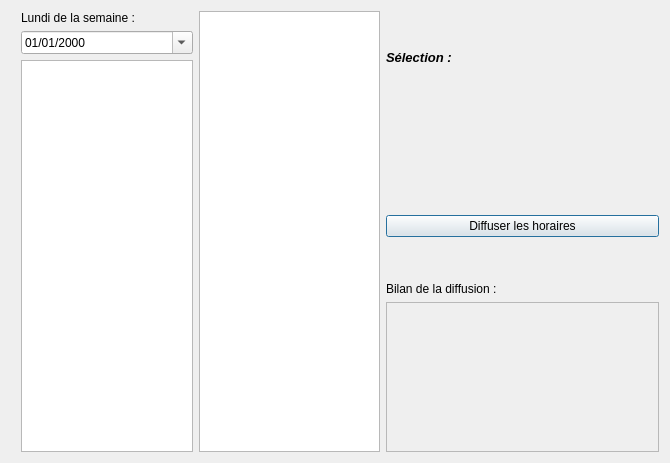
<?xml version="1.0" encoding="UTF-8"?>
<ui version="4.0">
 <class>DiffusionManager</class>
 <widget class="QDialog" name="DiffusionManager">
  <property name="geometry">
   <rect>
    <x>0</x>
    <y>0</y>
    <width>670</width>
    <height>463</height>
   </rect>
  </property>
  <property name="windowTitle">
   <string>Diffusion</string>
  </property>
  <layout class="QHBoxLayout" name="horizontalLayout" stretch="2,2,3">
   <item>
    <layout class="QVBoxLayout" name="verticalLayout_2" stretch="0,1,1">
     <property name="leftMargin">
      <number>10</number>
     </property>
     <item>
      <widget class="QLabel" name="label_3">
       <property name="maximumSize">
        <size>
         <width>16777215</width>
         <height>16777215</height>
        </size>
       </property>
       <property name="text">
        <string>Lundi de la semaine :</string>
       </property>
      </widget>
     </item>
     <item>
      <widget class="QDateEdit" name="edit_monday">
       <property name="maximumSize">
        <size>
         <width>16777215</width>
         <height>16777215</height>
        </size>
       </property>
       <property name="displayFormat">
        <string>dd/MM/yyyy</string>
       </property>
       <property name="calendarPopup">
        <bool>true</bool>
       </property>
      </widget>
     </item>
     <item>
      <widget class="QListWidget" name="list_mondays">
       <property name="maximumSize">
        <size>
         <width>16777215</width>
         <height>16777215</height>
        </size>
       </property>
      </widget>
     </item>
    </layout>
   </item>
   <item>
    <widget class="QListWidget" name="list_classes">
     <property name="selectionMode">
      <enum>QAbstractItemView::MultiSelection</enum>
     </property>
    </widget>
   </item>
   <item>
    <layout class="QVBoxLayout" name="verticalLayout">
     <item>
      <spacer name="verticalSpacer_3">
       <property name="orientation">
        <enum>Qt::Vertical</enum>
       </property>
       <property name="sizeHint" stdset="0">
        <size>
         <width>20</width>
         <height>40</height>
        </size>
       </property>
      </spacer>
     </item>
     <item>
      <widget class="QLabel" name="label">
       <property name="text">
        <string>&lt;html&gt;&lt;head/&gt;&lt;body&gt;&lt;p&gt;&lt;span style=&quot; font-size:10pt; font-weight:600; font-style:italic;&quot;&gt;Sélection :&lt;/span&gt;&lt;/p&gt;&lt;/body&gt;&lt;/html&gt;</string>
       </property>
      </widget>
     </item>
     <item>
      <widget class="QLabel" name="label_info">
       <property name="minimumSize">
        <size>
         <width>0</width>
         <height>100</height>
        </size>
       </property>
       <property name="text">
        <string/>
       </property>
      </widget>
     </item>
     <item>
      <spacer name="verticalSpacer_2">
       <property name="orientation">
        <enum>Qt::Vertical</enum>
       </property>
       <property name="sizeHint" stdset="0">
        <size>
         <width>20</width>
         <height>40</height>
        </size>
       </property>
      </spacer>
     </item>
     <item>
      <widget class="QPushButton" name="button_valid">
       <property name="text">
        <string>Diffuser les horaires</string>
       </property>
      </widget>
     </item>
     <item>
      <spacer name="verticalSpacer_4">
       <property name="orientation">
        <enum>Qt::Vertical</enum>
       </property>
       <property name="sizeHint" stdset="0">
        <size>
         <width>20</width>
         <height>40</height>
        </size>
       </property>
      </spacer>
     </item>
     <item>
      <widget class="QLabel" name="label_2">
       <property name="text">
        <string>Bilan de la diffusion :</string>
       </property>
      </widget>
     </item>
     <item>
      <widget class="QScrollArea" name="scrollArea">
       <property name="minimumSize">
        <size>
         <width>0</width>
         <height>150</height>
        </size>
       </property>
       <property name="autoFillBackground">
        <bool>false</bool>
       </property>
       <property name="widgetResizable">
        <bool>true</bool>
       </property>
       <widget class="QWidget" name="scrollAreaWidgetContents">
        <property name="geometry">
         <rect>
          <x>0</x>
          <y>0</y>
          <width>270</width>
          <height>148</height>
         </rect>
        </property>
        <layout class="QVBoxLayout" name="verticalLayout_3">
         <item>
          <widget class="QLabel" name="label_diffusionHistory">
           <property name="text">
            <string/>
           </property>
          </widget>
         </item>
        </layout>
       </widget>
      </widget>
     </item>
    </layout>
   </item>
  </layout>
 </widget>
 <resources/>
 <connections/>
</ui>
